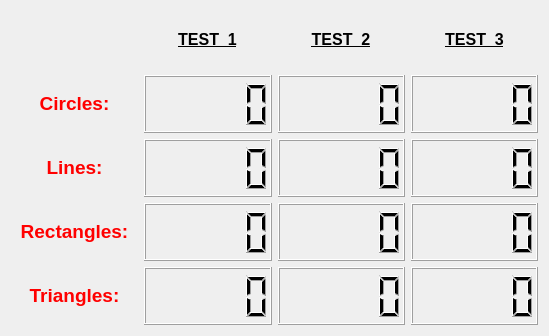
<?xml version="1.0" encoding="UTF-8"?>
<ui version="4.0">
 <class>Dialog</class>
 <widget class="QDialog" name="Dialog">
  <property name="geometry">
   <rect>
    <x>0</x>
    <y>0</y>
    <width>549</width>
    <height>336</height>
   </rect>
  </property>
  <property name="windowTitle">
   <string>Dialog</string>
  </property>
  <layout class="QGridLayout" name="gridLayout_3">
   <item row="0" column="1" colspan="3">
    <layout class="QGridLayout" name="gridLayout">
     <item row="0" column="0">
      <widget class="QLabel" name="label">
       <property name="text">
        <string>&lt;html&gt;&lt;head/&gt;&lt;body&gt;&lt;p&gt;&lt;span style=&quot; font-size:12pt; font-weight:600; text-decoration: underline;&quot;&gt;TEST_1&lt;/span&gt;&lt;/p&gt;&lt;/body&gt;&lt;/html&gt;</string>
       </property>
       <property name="alignment">
        <set>Qt::AlignCenter</set>
       </property>
      </widget>
     </item>
     <item row="0" column="1">
      <widget class="QLabel" name="label_2">
       <property name="text">
        <string>&lt;html&gt;&lt;head/&gt;&lt;body&gt;&lt;p&gt;&lt;span style=&quot; font-size:12pt; font-weight:600; text-decoration: underline;&quot;&gt;TEST_2&lt;/span&gt;&lt;/p&gt;&lt;/body&gt;&lt;/html&gt;</string>
       </property>
       <property name="alignment">
        <set>Qt::AlignCenter</set>
       </property>
      </widget>
     </item>
     <item row="0" column="2">
      <widget class="QLabel" name="label_3">
       <property name="text">
        <string>&lt;html&gt;&lt;head/&gt;&lt;body&gt;&lt;p&gt;&lt;span style=&quot; font-size:12pt; font-weight:600; text-decoration: underline;&quot;&gt;TEST_3&lt;/span&gt;&lt;/p&gt;&lt;/body&gt;&lt;/html&gt;</string>
       </property>
       <property name="alignment">
        <set>Qt::AlignCenter</set>
       </property>
      </widget>
     </item>
    </layout>
   </item>
   <item row="1" column="0" rowspan="4">
    <layout class="QGridLayout" name="gridLayout_2">
     <item row="0" column="0">
      <widget class="QLabel" name="label_4">
       <property name="text">
        <string>&lt;html&gt;&lt;head/&gt;&lt;body&gt;&lt;p&gt;&lt;span style=&quot; font-size:14pt; font-weight:600; color:#ff0000;&quot;&gt;Circles:&lt;/span&gt;&lt;/p&gt;&lt;/body&gt;&lt;/html&gt;</string>
       </property>
       <property name="alignment">
        <set>Qt::AlignCenter</set>
       </property>
      </widget>
     </item>
     <item row="1" column="0">
      <widget class="QLabel" name="label_5">
       <property name="text">
        <string>&lt;html&gt;&lt;head/&gt;&lt;body&gt;&lt;p&gt;&lt;span style=&quot; font-size:14pt; font-weight:600; color:#ff0000;&quot;&gt;Lines:&lt;/span&gt;&lt;/p&gt;&lt;/body&gt;&lt;/html&gt;</string>
       </property>
       <property name="alignment">
        <set>Qt::AlignCenter</set>
       </property>
      </widget>
     </item>
     <item row="2" column="0">
      <widget class="QLabel" name="label_6">
       <property name="text">
        <string>&lt;html&gt;&lt;head/&gt;&lt;body&gt;&lt;p&gt;&lt;span style=&quot; font-size:14pt; font-weight:600; color:#ff0000;&quot;&gt;Rectangles:&lt;/span&gt;&lt;/p&gt;&lt;/body&gt;&lt;/html&gt;</string>
       </property>
       <property name="alignment">
        <set>Qt::AlignCenter</set>
       </property>
      </widget>
     </item>
     <item row="3" column="0">
      <widget class="QLabel" name="label_7">
       <property name="text">
        <string>&lt;html&gt;&lt;head/&gt;&lt;body&gt;&lt;p&gt;&lt;span style=&quot; font-size:14pt; font-weight:600; color:#ff0000;&quot;&gt;Triangles:&lt;/span&gt;&lt;/p&gt;&lt;/body&gt;&lt;/html&gt;</string>
       </property>
       <property name="alignment">
        <set>Qt::AlignCenter</set>
       </property>
      </widget>
     </item>
    </layout>
   </item>
   <item row="1" column="1">
    <widget class="QLCDNumber" name="lcdNumber"/>
   </item>
   <item row="1" column="2">
    <widget class="QLCDNumber" name="lcdNumber_5"/>
   </item>
   <item row="1" column="3">
    <widget class="QLCDNumber" name="lcdNumber_9"/>
   </item>
   <item row="2" column="1">
    <widget class="QLCDNumber" name="lcdNumber_2"/>
   </item>
   <item row="2" column="2">
    <widget class="QLCDNumber" name="lcdNumber_6"/>
   </item>
   <item row="2" column="3">
    <widget class="QLCDNumber" name="lcdNumber_10"/>
   </item>
   <item row="3" column="1">
    <widget class="QLCDNumber" name="lcdNumber_3"/>
   </item>
   <item row="3" column="2">
    <widget class="QLCDNumber" name="lcdNumber_7"/>
   </item>
   <item row="3" column="3">
    <widget class="QLCDNumber" name="lcdNumber_11"/>
   </item>
   <item row="4" column="1">
    <widget class="QLCDNumber" name="lcdNumber_4"/>
   </item>
   <item row="4" column="2">
    <widget class="QLCDNumber" name="lcdNumber_8"/>
   </item>
   <item row="4" column="3">
    <widget class="QLCDNumber" name="lcdNumber_12"/>
   </item>
  </layout>
 </widget>
 <resources/>
 <connections/>
</ui>
